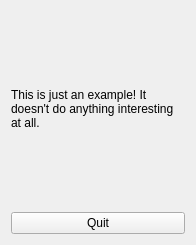
<ui version="4.0" stdsetdef="1" >
  <author></author>
  <comment></comment>
  <exportmacro></exportmacro>
  <class>ExampleBase</class>
  <widget class="QWidget" name="ExampleBase" >
    <property name="geometry" >
      <rect>
        <x>0</x>
        <y>0</y>
        <width>196</width>
        <height>245</height>
      </rect>
    </property>
    <property name="windowTitle" >
      <string>Example</string>
    </property>
    <layout class="QVBoxLayout" >
      <property name="margin" >
        <number>11</number>
      </property>
      <property name="spacing" >
        <number>6</number>
      </property>
      <item>
        <widget class="QLabel" name="TextLabel1" >
          <property name="text" >
            <string>This is just an example! It doesn't do anything interesting at all.</string>
          </property>
          <property name="wordWrap" >
            <bool>true</bool>
          </property>
        </widget>
      </item>
      <item>
        <widget class="QPushButton" name="quit" >
          <property name="text" >
            <string>Quit</string>
          </property>
        </widget>
      </item>
    </layout>
  </widget>
</ui>
